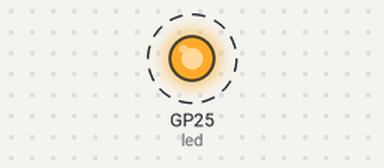
Simulated run of this program. Board: Raspberry Pi Pico running CircuitPython. On the bench: output pins drawn as LEDs (lit = HIGH). Dashed ring = blinking.

Above: at 0.1 s.
Timing chart, 0 to 3.0 s (numbered marks = the images above):
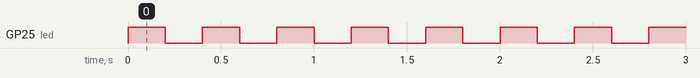

Measured:
- by itself, GP25 (led): alternates HIGH for 0.20 s and LOW for 0.20 s

The program:

01_led_blink.py
```python
import board
import time
from digitalio import DigitalInOut, Direction

# GP25 correspond to GPIO25
# it is the corresponding GPIO
# for controlling the onboard LED

led = DigitalInOut(board.GP25)

# We need to specify that this GPIO
# is an output, we use Direction

led.direction = Direction.OUTPUT

# A simple loop that will turn on
# the led (True) wait for 0.2 seconds
# then turn it off (False) and wait
# again for 0.2 seconds, before repeat

while True:
    led.value = True
    time.sleep(0.2)
    led.value = False
    time.sleep(0.2)

# You should now see your LED blinking !

# There is an other way to make your LED blink
# it's by using 'not' instead of defining every
# time the needed value of your LED, when in this
# case you just want the value which she's not

# For example if your LED is on value 'false'
# (turned off), what you want is the other value
# 'true' (turned on). Code implementation :

# While True:
#     led.value = not led.value
#     time.sleep(0.2)
```
